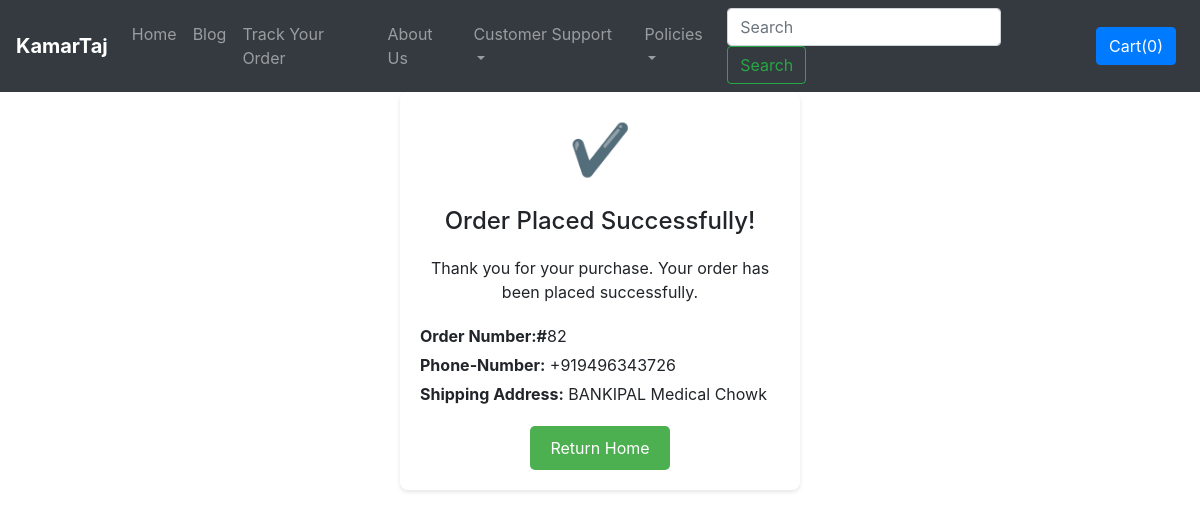
Page /order_success/82/ on the committed database.
### shop/models.py (models this page shows)
class Orders(models.Model):
    order_id= models.AutoField(primary_key=True)
    items_json = models.TextField(null=True, blank=True)
    name=models.CharField(max_length=90)
    phone=models.CharField(max_length=20)
    email=models.CharField(max_length=111)
    address=models.CharField(max_length=111)
    country=models.CharField(max_length=100,default="")
    state=models.CharField(max_length=111)
    zip_code=models.CharField(max_length=111)

### shop/views.py (the view)
# urls.py: path('order_success/<int:order_id>/', views.order_success, name='order_success')
def order_success(request, order_id):
    order = Orders.objects.filter(order_id=order_id)
    thank=True
    return render(request, 'shop/order_success.html', {'order': order[0],'thank':thank})

### shop/templates/shop/order_success.html (shortened to what this page needs)
{% extends 'shop/basic.html' %}
{% block body %}
<div class="container">
    <div class="icon">✔️</div>
    <h1>Order Placed Successfully!</h1>
    <p>Thank you for your purchase. Your order has been placed successfully.</p>
    <div class="order-details">
        <p><strong>Order Number:#</strong>{{order.order_id}}</p>
        <p><strong>Phone-Number:</strong> {{ order.phone }}</p>
        <p><strong>Shipping Address:</strong> {{ order.address}}</p>
    </div>
    <div class="buttons">
        <a href="/" class="button">Return Home</a>
    </div>
</div>
{% endblock %}

### rows in the picture
Orders: order_id "82", phone "+919496343726", address "BANKIPAL Medical Chowk"
